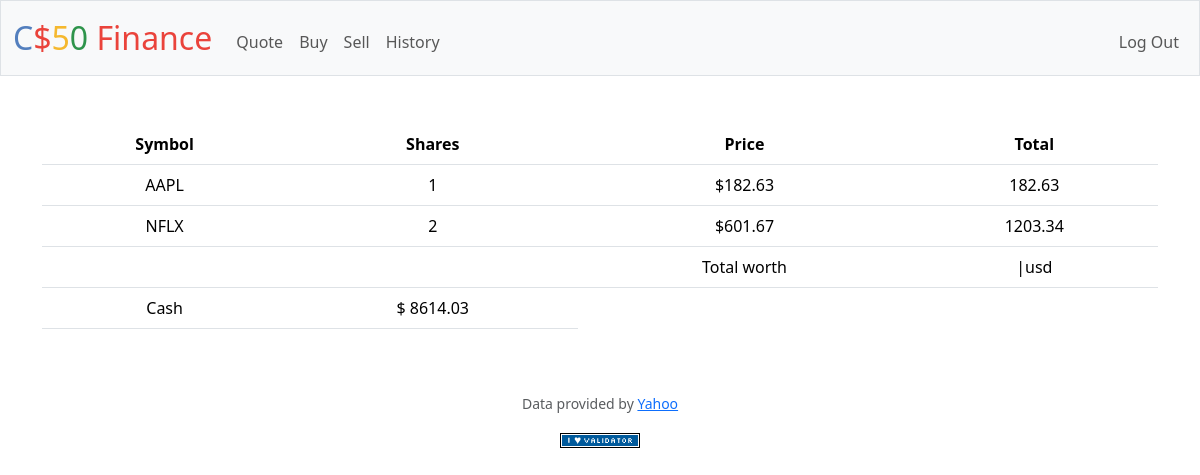
The page / (signed in) on the database its author committed.
### tables this page shows
CREATE TABLE portfolio (id INTEGER PRIMARY KEY AUTOINCREMENT NOT NULL,
users_id INTEGER NOT NULL,
symbol TEXT NOT NULL,
shares INTEGER NOT NULL,
price REAL NOT NULL, date DATETIME,
FOREIGN KEY(users_id) REFERENCES users(id)
);

CREATE TABLE users (id INTEGER PRIMARY KEY AUTOINCREMENT NOT NULL, username TEXT NOT NULL, hash TEXT NOT NULL, cash NUMERIC NOT NULL DEFAULT 10000.00);

### app.py (the view)
@app.route("/")
@login_required
def index():
    user_id = session["user_id"]
    transactions_db = db.execute(
        "SELECT symbol, SUM(shares) as shares, price FROM portfolio WHERE users_id = ? GROUP BY symbol", user_id)
    cash_db = db.execute("SELECT cash FROM users WHERE id = ?", user_id)
    cash = cash_db[0]["cash"]
    total_result = db.execute("SELECT SUM(shares * price) AS total FROM portfolio WHERE users_id = ?", user_id)
    total = total_result[0]["total"] if total_result[0]["total"] else 0
    total += cash
    formatted_total = "{:.2f}".format(total)
    return render_template("index.html", database=transactions_db, cash=cash, total=formatted_total)

### app.py (called while the page is built)
@app.after_request
def after_request(response):
    response.headers["Cache-Control"] = "no-cache, no-store, must-revalidate"
    response.headers["Expires"] = 0
    response.headers["Pragma"] = "no-cache"
    return response

### helpers.py (called while the page is built)
def login_required(f):
    @wraps(f)
    def decorated_function(*args, **kwargs):
        if session.get("user_id") is None:
            return redirect("/login")
        return f(*args, **kwargs)
    return decorated_function

def usd(value):
    return f"${value:,.2f}"

### templates/index.html (shortened to what this page needs)
{% extends "layout.html" %}
{% block main %}
        <table class="table">
            <thead class="thead-dark">
                <tr>
                    <th>Symbol</th>
                    <th>Shares</th>
                    <th>Price</th>
                    <th>Total</th>
                </tr>
            </thead>
            <tbody>
                {%for row in database %}
                    <tr>
                        <td>{{ row["symbol"] }}</td>
                        <td>{{ row["shares"] }}</td>
                        <td>{{ row["price"]|usd }}</td>
                        <td>{{ row["shares"] * row["price"] }}</td>
                    </tr>
                {% endfor %}
            </tbody>
            <tfoot>
                <tr>
                    <td></td>
                    <td></td>
                    <td scope="1">Total worth</td>
                    <td>{{ total_value }} |usd </td>
                </tr>
                <tr>
                    <td>Cash</td>
                    <td>$ {{ cash }}</td>
                </tr>
            </tfoot>
        </table>
{% endblock %}

### rows shown on the page
portfolio: symbol "AAPL", shares "1", price "$182.63", row['shares']*row['price'] "182.63"
users: cash "8614.03"

### other values the page prints
{{ row["symbol"] }} "NFLX"
{{ row["shares"] }} "2"
{{ row["price"]|usd }} "$601.67"
{{ row["shares"] * row["price"] }} "1203.34"
